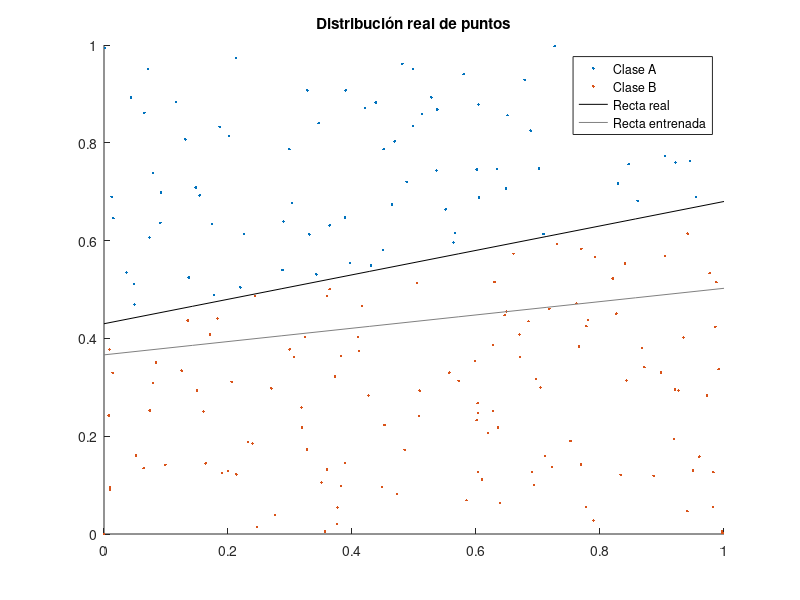

This chart was generated by the following MATLAB code:
N = 1000;
n = 2;

% N puntos en (0, 1)^n
X = rand(N, n);

%a = rand - .5;
%b = rand;
a = .25;
b = .43;
line = @(x) a * x + b;

Y = zeros(N, 1);
Y(X(:, 2) > line(X(:, 1))) = 1;

% Separa datos de entrenamiento de datos de test
Ntrain = floor(N * .8);

Xtrain = X(1:Ntrain, :);
Ytrain = Y(1:Ntrain, :);
Xtest = X(Ntrain+1:N, :);
Ytest = Y(Ntrain+1:N, :);

% Función de activación y (hiper-)parámetros
f = @(u) 1 * (u > 0);
alpha = .8;
W = rand(1, n + 1);

% Entrenamiento
for i = 1:size(Xtrain, 1)
    x = [Xtrain(i, :) 1];
    t = Ytrain(i);
    y = f(dot(W, x));
    delta = t - y;
    W = W + alpha * delta * x;
end

% Test
hits = 0;
for i = 1:size(Xtest, 1)
    x = [Xtest(i, :) 1];
    t = Ytest(i);
    y = f(dot(W, x));
    if y == t
        hits = hits + 1;
    end
end

accuracy = hits / size(Xtest, 1);
fprintf("accuracy = %d\n", accuracy);

A = Xtest.* Ytest;
B = Xtest.* (1 - Ytest);

%scatter(Xtest(:, 1), Xtest(:, 2), 50, colors, '.');
scatter(A(:, 1), A(:, 2), 'red', '.');
hold on
scatter(B(:, 1), B(:, 2), 'blue', '.');

% Recta real
fplot(line, [0 1], 'black');

% Recta entrenada
trainedLine = @(x) (-W(1) * x - W(3)) / W(2);
fplot(trainedLine, [0 1], 'color', [.5 .5 .5]);

title('Distribución real de puntos');
legend('Clase A', 'Clase B', 'Recta real', 'Recta entrenada');

hold off